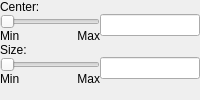
             <widget class="QWidget" name="tab_5">
              <property name="sizePolicy">
               <sizepolicy hsizetype="Minimum" vsizetype="Minimum">
                <horstretch>0</horstretch>
                <verstretch>0</verstretch>
               </sizepolicy>
              </property>
              <attribute name="title">
               <string>Z</string>
              </attribute>
              <layout class="QVBoxLayout" name="verticalLayout_6">
               <property name="spacing">
                <number>0</number>
               </property>
               <property name="sizeConstraint">
                <enum>QLayout::SetMinimumSize</enum>
               </property>
               <property name="leftMargin">
                <number>0</number>
               </property>
               <property name="topMargin">
                <number>0</number>
               </property>
               <property name="rightMargin">
                <number>0</number>
               </property>
               <property name="bottomMargin">
                <number>0</number>
               </property>
               <item>
                <layout class="QVBoxLayout" name="verticalLayout_21">
                 <property name="spacing">
                  <number>0</number>
                 </property>
                 <property name="sizeConstraint">
                  <enum>QLayout::SetMinimumSize</enum>
                 </property>
                 <item>
                  <widget class="QLabel" name="label_30">
                   <property name="text">
                    <string>Center:</string>
                   </property>
                   <property name="alignment">
                    <set>Qt::AlignLeading|Qt::AlignLeft|Qt::AlignVCenter</set>
                   </property>
                  </widget>
                 </item>
                 <item>
                  <layout class="QHBoxLayout" name="horizontalLayout_24">
                   <property name="spacing">
                    <number>0</number>
                   </property>
                   <item>
                    <layout class="QVBoxLayout" name="verticalLayout_22">
                     <property name="spacing">
                      <number>0</number>
                     </property>
                     <item>
                      <widget class="QSlider" name="centerZSlider">
                       <property name="orientation">
                        <enum>Qt::Horizontal</enum>
                       </property>
                      </widget>
                     </item>
                     <item>
                      <layout class="QHBoxLayout" name="horizontalLayout_33">
                       <property name="spacing">
                        <number>0</number>
                       </property>
                       <item>
                        <widget class="QLabel" name="centerZMinLabel">
                         <property name="text">
                          <string>Min</string>
                         </property>
                        </widget>
                       </item>
                       <item>
                        <widget class="QLabel" name="centerZMaxLabel">
                         <property name="text">
                          <string>Max</string>
                         </property>
                         <property name="alignment">
                          <set>Qt::AlignRight|Qt::AlignTrailing|Qt::AlignVCenter</set>
                         </property>
                        </widget>
                       </item>
                      </layout>
                     </item>
                    </layout>
                   </item>
                   <item>
                    <layout class="QVBoxLayout" name="verticalLayout_58">
                     <property name="spacing">
                      <number>0</number>
                     </property>
                     <item>
                      <widget class="QLineEdit" name="centerZEdit">
                       <property name="sizePolicy">
                        <sizepolicy hsizetype="Minimum" vsizetype="Fixed">
                         <horstretch>0</horstretch>
                         <verstretch>0</verstretch>
                        </sizepolicy>
                       </property>
                       <property name="minimumSize">
                        <size>
                         <width>100</width>
                         <height>0</height>
                        </size>
                       </property>
                       <property name="maximumSize">
                        <size>
                         <width>100</width>
                         <height>16777215</height>
                        </size>
                       </property>
                       <property name="alignment">
                        <set>Qt::AlignCenter</set>
                       </property>
                      </widget>
                     </item>
                     <item>
                      <spacer name="verticalSpacer_66">
                       <property name="orientation">
                        <enum>Qt::Vertical</enum>
                       </property>
                       <property name="sizeType">
                        <enum>QSizePolicy::MinimumExpanding</enum>
                       </property>
                       <property name="sizeHint" stdset="0">
                        <size>
                         <width>20</width>
                         <height>5</height>
                        </size>
                       </property>
                      </spacer>
                     </item>
                    </layout>
                   </item>
                  </layout>
                 </item>
                </layout>
               </item>
               <item>
                <layout class="QVBoxLayout" name="verticalLayout_23">
                 <property name="spacing">
                  <number>0</number>
                 </property>
                 <property name="sizeConstraint">
                  <enum>QLayout::SetMinimumSize</enum>
                 </property>
                 <item>
                  <widget class="QLabel" name="label_31">
                   <property name="text">
                    <string>Size:</string>
                   </property>
                   <property name="alignment">
                    <set>Qt::AlignLeading|Qt::AlignLeft|Qt::AlignVCenter</set>
                   </property>
                  </widget>
                 </item>
                 <item>
                  <layout class="QHBoxLayout" name="horizontalLayout_25">
                   <property name="spacing">
                    <number>0</number>
                   </property>
                   <item>
                    <layout class="QVBoxLayout" name="verticalLayout_24">
                     <property name="spacing">
                      <number>0</number>
                     </property>
                     <item>
                      <widget class="QSlider" name="sizeZSlider">
                       <property name="orientation">
                        <enum>Qt::Horizontal</enum>
                       </property>
                      </widget>
                     </item>
                     <item>
                      <layout class="QHBoxLayout" name="horizontalLayout_65">
                       <property name="spacing">
                        <number>0</number>
                       </property>
                       <item>
                        <widget class="QLabel" name="sizeZMinLabel">
                         <property name="text">
                          <string>Min</string>
                         </property>
                        </widget>
                       </item>
                       <item>
                        <widget class="QLabel" name="sizeZMaxLabel">
                         <property name="text">
                          <string>Max</string>
                         </property>
                         <property name="alignment">
                          <set>Qt::AlignRight|Qt::AlignTrailing|Qt::AlignVCenter</set>
                         </property>
                        </widget>
                       </item>
                      </layout>
                     </item>
                    </layout>
                   </item>
                   <item>
                    <layout class="QVBoxLayout" name="verticalLayout_101">
                     <property name="spacing">
                      <number>0</number>
                     </property>
                     <item>
                      <widget class="QLineEdit" name="sizeZEdit">
                       <property name="sizePolicy">
                        <sizepolicy hsizetype="Minimum" vsizetype="Fixed">
                         <horstretch>0</horstretch>
                         <verstretch>0</verstretch>
                        </sizepolicy>
                       </property>
                       <property name="minimumSize">
                        <size>
                         <width>100</width>
                         <height>0</height>
                        </size>
                       </property>
                       <property name="maximumSize">
                        <size>
                         <width>100</width>
                         <height>16777215</height>
                        </size>
                       </property>
                       <property name="alignment">
                        <set>Qt::AlignCenter</set>
                       </property>
                      </widget>
                     </item>
                     <item>
                      <spacer name="verticalSpacer_71">
                       <property name="orientation">
                        <enum>Qt::Vertical</enum>
                       </property>
                       <property name="sizeType">
                        <enum>QSizePolicy::MinimumExpanding</enum>
                       </property>
                       <property name="sizeHint" stdset="0">
                        <size>
                         <width>20</width>
                         <height>5</height>
                        </size>
                       </property>
                      </spacer>
                     </item>
                    </layout>
                   </item>
                  </layout>
                 </item>
                </layout>
               </item>
               <item>
                <spacer name="verticalSpacer_3">
                 <property name="orientation">
                  <enum>Qt::Vertical</enum>
                 </property>
                 <property name="sizeHint" stdset="0">
                  <size>
                   <width>20</width>
                   <height>0</height>
                  </size>
                 </property>
                </spacer>
               </item>
              </layout>
             </widget>
